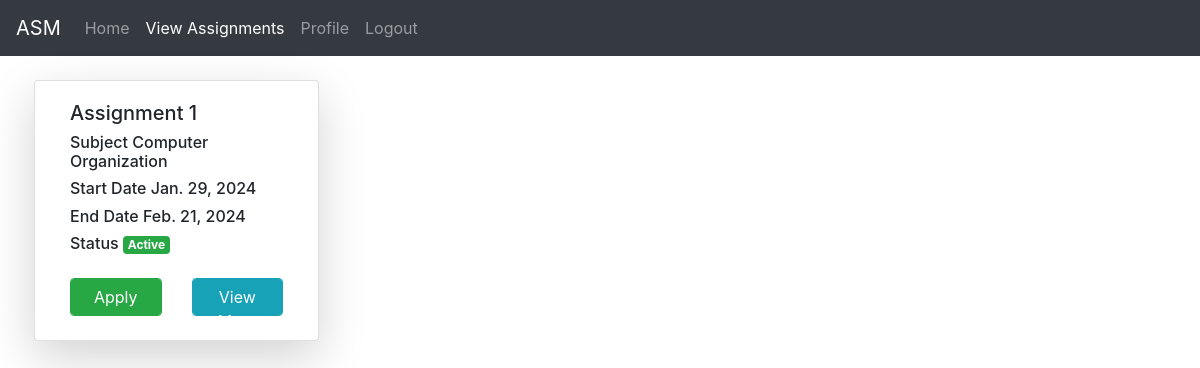
/stlist/ (signed in), run on the app's committed database.
### ASMApp/models.py (models this page shows)
class AssignmentT(models.Model): #teacher assignment
	y = [
		(0,'----- Select Year -----'),
		(1,'1st Year'),
		(2,'2nd Year'),
		(3,'3rd Year'),
		(4,'4th Year'),
	]
	b = [
		('G','----- Select Branch -----'),
		('CSE','Computer Science and Engineering'),
		('ECE','Electrical and Communication Engineering'),
		('EEE','Electrical and Electronics Engineering'),
		('CIVIL','Civil Engineering'),
	]
	anm = models.IntegerField()
	aname = models.CharField(max_length=50)
	ayear = models.IntegerField(default=0,max_length=5,choices=y)
	abranch = models.CharField(default='G',max_length=6,choices=b)
	asubject = models.CharField(max_length=50)
	adesc = models.CharField(max_length=250)
	astartdate = models.DateField()
	aenddate = models.DateField()
	amarks = models.IntegerField(default=10)
	astatus = models.BooleanField(default=0)
	atch = models.ForeignKey(User,on_delete=models.CASCADE)#teacher can create many assgnments so we use foreign key

### ASMApp/views.py (the view)
# urls.py: path('stlist/',views.staslist,name="stas"),
@login_required
def staslist(request):#displaying assignments according to year
	p = AssignmentT.objects.filter(abranch=request.user.studentprofile.sbranch,ayear=request.user.studentprofile.syear)
	return render(request,'html/staslist.html',{'e':p})

### templates/html/staslist.html (shortened to what this page needs)
{% extends 'html/base.html' %}
{% block content %}
	<div class="row">
		{% for i in e %}
			<div class="card col-md-3 shadow-lg mx-1">
				<div class="card-body">
					<h5>{{i.aname}}</h5>
					<h6>Subject {{i.asubject}}</h6>
					<h6>Start Date {{i.astartdate}}</h6>
					<h6>End Date {{i.aenddate}}</h6>
					<h6>Status
						{% if i.astatus == 1 %}
							<p class="badge badge-success">Active</p>
						{% else %}
							<p class="badge badge-danger">InActive</p>
						{% endif %}
					</h6>
					<form method="post">
						<div class="row my-1">
							<div class="col">
								<a href="{% url 'asty' i.id %}" class="btn btn-success form-control">Apply</a>
							</div>
							<div class="col">
								<a href="#" class="form-control btn btn-info">View More</a>
							</div>
						</div>
					</form>
				</div>
			</div>
		{% endfor %}
	</div>
{% endblock %}

### data on the page
AssignmentT: aname "Assignment 1", asubject "Computer Organization", astartdate "Jan. 29, 2024", aenddate "Feb. 21, 2024", astatus "Active"
